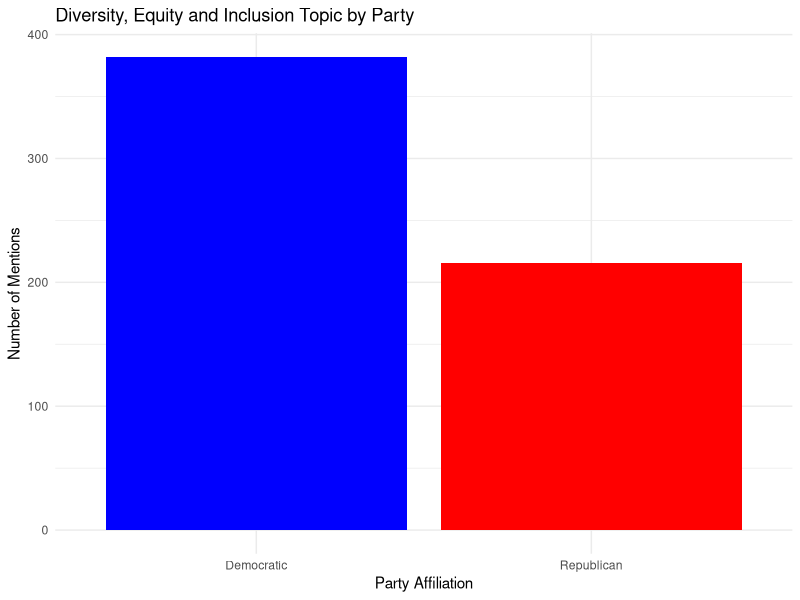

Source code (R): (Note: this script raises an error after producing the figure.)
## ---- chunk 1
library(tidyverse)
diversity_data <- read.csv("data/district_tabular_data.csv")
## ---- chunk 2
diversity_data <- diversity_data |>
  select(topic_diversity_equity_and_inclusion, majority_vote, white_share_category, hh_median_income_category)
## ---- chunk 3
div_count <- diversity_data |>
  group_by(majority_vote) |>
  filter(!is.na(majority_vote), topic_diversity_equity_and_inclusion == 1) |>
  count()

ggplot(div_count, aes(x = majority_vote, y = n)) +
  geom_bar(stat = "identity", fill = c("democratic" = "blue", "republican" = "red")) +
  labs(
    title = "Diversity, Equity and Inclusion Topic by Party",
    x = "Party Affiliation",
    y = "Number of Mentions"
  ) +
  scale_x_discrete(labels = c("democratic" = "Democratic", "republican" = "Republican")) +
  theme_minimal() 
## ---- chunk 4
income_table <- diversity_data |>
  mutate(Income = case_when(
  hh_median_income_category %in% c("low_median_income") ~ "Low Median Income",
  hh_median_income_category %in% c("medium_median_income") ~ "Medium Median Income",
  hh_median_income_category %in% c("high_median_income") ~ "High Median Income"),
    Party = case_when(
      majority_vote == "republican" ~ "Republican",
      majority_vote == "democratic" ~ "Democratic",
      NA ~ "Other"
    )) |>
  group_by(Party, Income) |>
  summarize(n = n()) |>
  mutate(prop = n / sum(n)) |>
  select(-n) |>
  pivot_wider(
    names_from = Party,
    values_from = prop
  ) |>
select(Income, Democratic, Republican)
knitr::kable(income_table)
## ---- chunk 5
party_income <- income_table |>
  pivot_longer(cols = c("Democratic", "Republican"), names_to = "Party", values_to = "Proportion")

ggplot(race_party_income, aes(x = Income, y = Proportion, fill = Party)) +
  geom_bar(stat = "identity", position = "dodge") +
  labs(
    title = "Proportion of Democratic and Republican Voters by Income",
    x = "Income Group",
    y = "Proportion"
  ) +
  scale_fill_manual(values = c("Democratic" = "blue", "Republican" = "red")) +
  theme_minimal()
## ---- chunk 6
diversity_data |>
  drop_na(majority_vote, white_share_category) |>
  count(majority_vote, white_share_category) |>
ggplot(mapping = aes(x = white_share_category, y = n, fill = majority_vote)) +
  geom_bar(stat = "identity", position = "dodge") +
  labs(title = "Correlation between Party and Race",
       x = "Predominant Race of District Residents",
       y = "Frequency",
       fill = "Party Affiliation") +
  scale_fill_manual(values = c("democratic" = "blue", "republican" = "red"),
                    name = "Party Affiliation",
                    labels = c("democratic" = "Democratic", "republican" = "Republican")) +
  scale_x_discrete(labels = c("low_share" = "Predominately Non-White Population", "high_share" = "Predominately White Population")) +
  theme_minimal()
## ---- chunk 7
combined_table <- diversity_data %>%
  mutate(
    Income = case_when(
      hh_median_income_category %in% c("low_median_income") ~ "Low Median Income",
      hh_median_income_category %in% c("medium_median_income") ~ "Medium Median Income",
      hh_median_income_category %in% c("high_median_income") ~ "High Median Income"
    ),
    Party = case_when(
      majority_vote == "republican" ~ "Republican",
      majority_vote == "democratic" ~ "Democratic",
      NA ~ "Other"
    )
  ) %>%
  group_by(white_share_category, Party, Income) %>%
  summarize(prop = n() / nrow(.))

filtered_data <- combined_table %>%
  filter(Party %in% c("Democratic", "Republican"))

ggplot(filtered_data, aes(x = Income, y = prop, fill = Party)) +
  geom_bar(stat = "identity", position = "dodge", color = "black", width = 0.7) +
  labs(
    title = "Proportions of Democratic and Republican Voters by Income and Race",
    x = "Income Category",
    y = "Proportion"
  ) +
  scale_fill_manual(values = c("Democratic" = "blue", "Republican" = "red")) +
  facet_grid(white_share_category ~ ., scales = "free_y", space = "free_y", switch = "y", labeller = labeller(white_share_category = c("low_share" = "Predominately Non-White Population", "high_share" = "Predominately White Population"))) +
  theme_minimal() +
  theme(strip.text = element_text(size = 8))
## ---- chunk 8
count_by_group <- diversity_data |>
  na.omit() |>
  group_by(hh_median_income_category, white_share_category, majority_vote) |>
  summarize(count = sum(topic_diversity_equity_and_inclusion == 1)) |>
  mutate(
    hh_median_income_category = case_when(
      hh_median_income_category == "low_median_income" ~ "Low Income",
      hh_median_income_category == "medium_median_income" ~ "Medium Income",
      hh_median_income_category == "high_median_income" ~ "High Income",
      TRUE ~ hh_median_income_category
    ),
    white_share_category = case_when(
      white_share_category == "low_share" ~ "Mostly White",
      white_share_category == "high_share" ~ "Mostly Non-White",
      TRUE ~ white_share_category
    ),
    majority_vote = case_when(
      majority_vote == "republican" ~ "Republican",
      majority_vote == "democratic" ~ "Democratic",
      TRUE ~ majority_vote
    )
  ) |>
  arrange(desc(count))

knitr::kable(count_by_group, col.names = c("Income Group", "Predominate Race", "Party", "Count"),
             caption = "**Summary of DEI Topics Mentions by Income Group, Predominate Race, and Party**")
